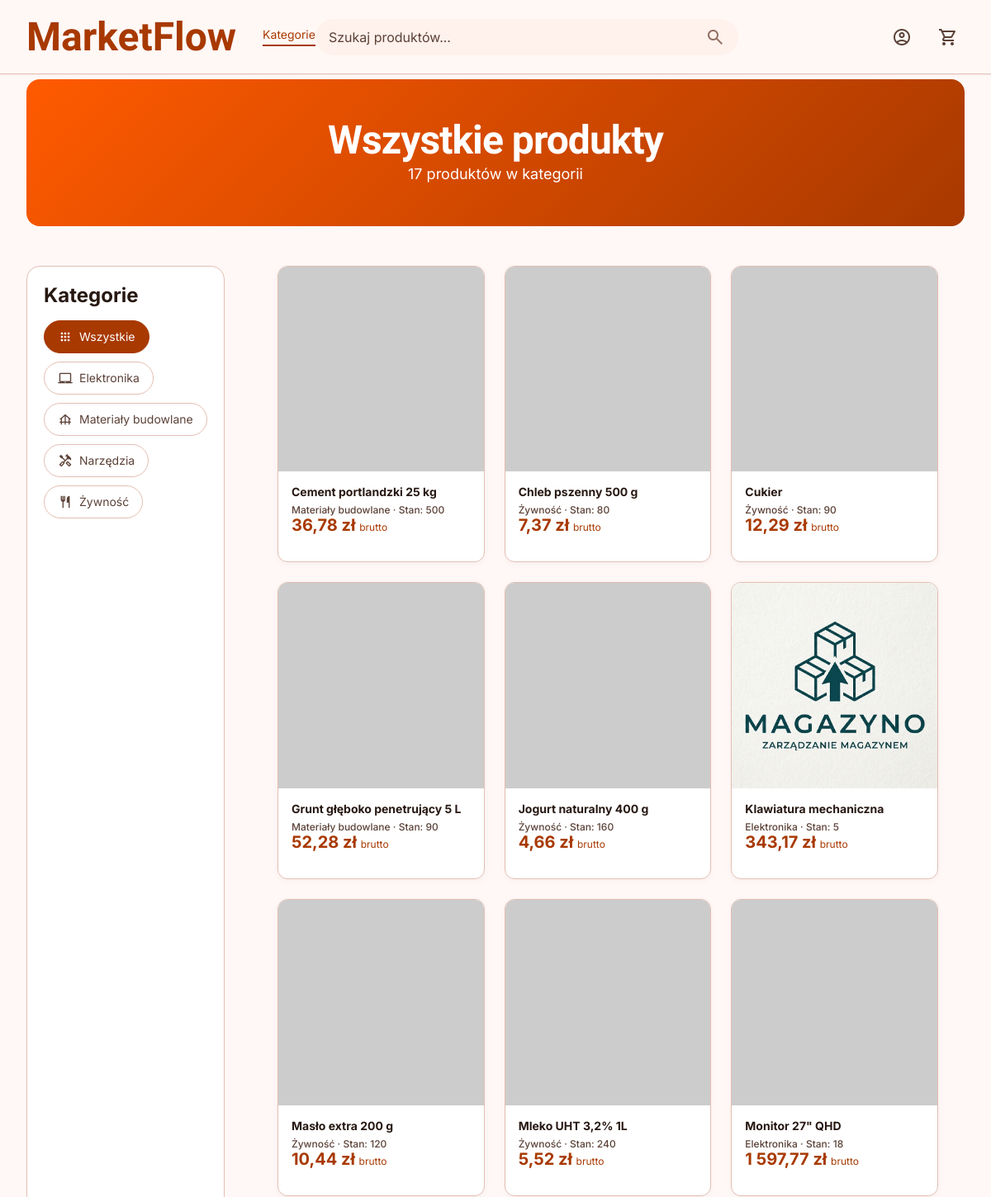
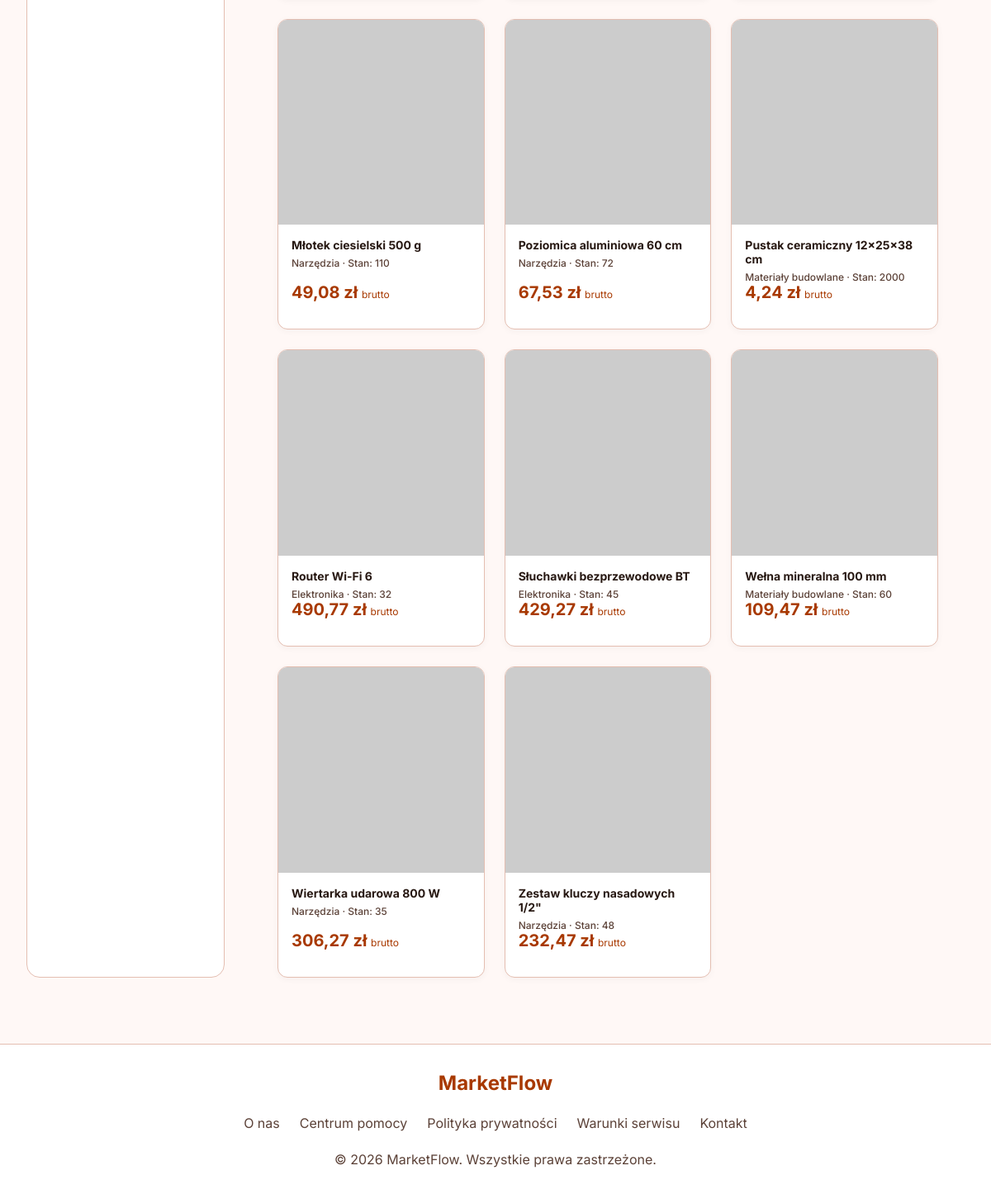
Screenshot of /ZZZ/public/category.php with the database file from the repository (2 pictures, top to bottom).
### tables this page shows
CREATE TABLE `product_categories` (
  `id` bigint(20) NOT NULL,
  `name` varchar(128) NOT NULL,
  `parent_id` bigint(20) DEFAULT NULL
);

CREATE TABLE `products` (
  `id` bigint(20) NOT NULL,
  `sku` varchar(64) NOT NULL,
  `name` varchar(255) NOT NULL,
  `description` text DEFAULT NULL,
  `image_path` varchar(255) DEFAULT NULL,
  `category_id` bigint(20) DEFAULT NULL,
  `unit` varchar(32) NOT NULL,
  `is_active` tinyint(1) NOT NULL DEFAULT 1,
  `created_at` timestamp NOT NULL DEFAULT current_timestamp(),
  `updated_at` timestamp NOT NULL DEFAULT current_timestamp() ON UPDATE current_timestamp(),
  `type` varchar(20) NOT NULL DEFAULT 'electronic',
  `warranty_months` int(11) DEFAULT NULL,
  `expiration_date` date DEFAULT NULL
);

CREATE TABLE `product_prices` (
  `id` bigint(20) NOT NULL,
  `product_id` bigint(20) NOT NULL,
  `price_list_id` bigint(20) NOT NULL,
  `price` decimal(18,4) NOT NULL,
  `min_quantity` decimal(18,3) NOT NULL DEFAULT 1.000,
  `valid_from` date DEFAULT NULL,
  `valid_to` date DEFAULT NULL
);

### ZZZ/includes/helpers.php (called while the page is built, shortened)
<?php
function e(?string $value): string
{
    return htmlspecialchars((string) $value, ENT_QUOTES, 'UTF-8');
}
function appConfig(string $key, mixed $default = null): mixed
{
    static $env = null;
    if ($env === null) {
        $root = dirname(__DIR__);
        $env = loadEnv($root . '/.env');
        if ($env === []) {
            $env = loadEnv($root . '/.env.example');
        }
    }
    return $env[$key] ?? $default;
}
function formatMoney(float $amount): string
{
    return number_format($amount, 2, ',', ' ') . ' zł';
}
function vatRate(): float
{
    return (float) appConfig('VAT_RATE', '0.23');
}
function grossFromNet(float $net): float
{
    return round($net * (1 + vatRate()), 2);
}
function productCountLabel(int $count): string
{
    $mod10 = $count % 10;
    return $count . ' produktów';
}
    return 'ORD-' . strtoupper(bin2hex(random_bytes(4)));
function productPlaceholderImage(string $name): string
{
    $text = rawurlencode(mb_substr($name, 0, 24));
    return 'https://via.placeholder.com/400x400?text=' . $text;
}
function productImageUrl(array $product): string
{
    $path = $product['image_path'] ?? null;
    if ($path) {
        return appUrl('/public/' . ltrim($path, '/'));
    }
    return productPlaceholderImage($product['name'] ?? 'Produkt');
}

### ZZZ/includes/repositories/ProductRepository.php (called while the page is built, shortened)
<?php
class ProductRepository
{
    public function findByCategory(?int $categoryId, ?string $type, int $limit = 50): array
    {
        $sql = 'SELECT p.*, c.name AS category_name
            FROM products p
            LEFT JOIN product_categories c ON c.id = p.category_id
            WHERE p.is_active = 1';
        $params = [];
        $sql .= ' ORDER BY p.name LIMIT ?';
        $params[] = $limit;
        $stmt = $this->pdo->prepare($sql);
        foreach ($params as $i => $param) {
            $type = is_int($param) ? PDO::PARAM_INT : PDO::PARAM_STR;
            $stmt->bindValue($i + 1, $param, $type);
        }
        $stmt->execute();
        return $stmt->fetchAll();
    }
    public function getPrice(int $productId, int $priceListId): ?float
    {
        $stmt = $this->pdo->prepare('SELECT price FROM product_prices
            WHERE product_id = ? AND price_list_id = ?
            ORDER BY min_quantity ASC LIMIT 1');
        $stmt->execute([$productId, $priceListId]);
        $price = $stmt->fetchColumn();
        return $price !== false ? (float) $price : null;
    }
    public function getAvailableStock(int $productId): float
    {
        $stmt = $this->pdo->prepare('SELECT COALESCE(SUM(quantity_on_hand - quantity_reserved), 0)
            FROM inventory_items WHERE product_id = ?');
        $stmt->execute([$productId]);
        return (float) $stmt->fetchColumn();
    }
}

### ZZZ/config/database.php (called while the page is built, shortened)
<?php
function loadEnv(string $path): array
{
    $env = [];
    if (!is_readable($path)) {
        return $env;
    }
    return $env;
}

### ZZZ/includes/bootstrap.php (called while the page is built, shortened)
<?php
require_once dirname(__DIR__) . '/config/database.php';
require_once __DIR__ . '/helpers.php';
require_once __DIR__ . '/repositories/ProductRepository.php';
require_once __DIR__ . '/repositories/CategoryRepository.php';
require_once __DIR__ . '/auth.php';
function appUrl(string $path = ''): string
{
    $base = rtrim((string) appConfig('APP_URL', ''), '/');
    return $base . $path;
}

### ZZZ/includes/repositories/CategoryRepository.php (called while the page is built, shortened)
<?php
class CategoryRepository
{
    public function allWithProductCounts(): array
    {
        return $this->pdo->query('SELECT c.*, COUNT(p.id) AS product_count
            FROM product_categories c
            LEFT JOIN products p ON p.category_id = c.id AND p.is_active = 1
            GROUP BY c.id
            ORDER BY c.name')->fetchAll();
    }
}

### ZZZ/includes/auth.php (called while the page is built, shortened)
<?php
function currentUser(): ?array
{
    if (empty($_SESSION['user_id'])) {
        return null;
    }
    $repo = new UserRepository(db());
    $user = $repo->findById((int) $_SESSION['user_id']);
    return $user ?: null;
}
function customerId(): ?int
{
    $user = currentUser();
    if (!$user || $user['customer_id'] === null) {
        return null;
    }
    return (int) $user['customer_id'];
}
function priceListIdForUser(): int
{
    $cid = customerId();
    return 1;
}

### ZZZ/public/category.php (the view, shortened to what this page needs)
<?php
require_once dirname(__DIR__) . '/includes/bootstrap.php';
$productRepo = new ProductRepository($pdo);
$categoryRepo = new CategoryRepository($pdo);
$priceListId = priceListIdForUser();
$categoryId = isset($_GET['category_id']) ? (int) $_GET['category_id'] : null;
$category = $categoryId ? $categoryRepo->findById($categoryId) : null;
$products = $productRepo->findByCategory($categoryId ?: null, null);
$categories = $categoryRepo->allWithProductCounts();
$title = $category['name'] ?? 'Wszystkie produkty';
require dirname(__DIR__) . '/includes/layout/storefront_header.php';
?>
<main class="page-container">
    <div class="category-hero">
        <h1 class="font-display-lg"><?= e($title) ?></h1>
        <p class="font-body-lg"><?= e(productCountLabel(count($products))) ?> w kategorii</p>
    </div>
    <div class="category-layout">
        <aside class="sidebar category-sidebar">
            <strong class="category-sidebar__title">Kategorie</strong>
            <div class="category-filters">
                <a href="<?= e(appUrl('/public/category.php')) ?>" class="category-filter <?= !$categoryId ? 'is-active' : '' ?>">
                    <span class="material-symbols-outlined category-filter__icon">apps</span>
                    Wszystkie
                </a>
                <?php foreach ($categories as $cat):
                    $meta = categoryPresentation($cat['name']);
                ?>
                <a href="<?= e(appUrl('/public/category.php?category_id=' . $cat['id'])) ?>"
                   class="category-filter <?= $categoryId === (int) $cat['id'] ? 'is-active' : '' ?>">
                    <span class="material-symbols-outlined category-filter__icon"><?= e($meta['icon']) ?></span>
                    <?= e($cat['name']) ?>
                </a>
                <?php endforeach; ?>
            </div>
        </aside>
        <div style="flex:1;min-width:0;">
            <?php if ($products === []): ?>
                <div class="empty-state">
                    <span class="material-symbols-outlined">inventory_2</span>
                    <p class="font-body-lg">Brak produktów w tej kategorii.</p>
                    <a href="<?= e(appUrl('/public/category.php')) ?>" style="color:var(--primary);font-weight:600;">Zobacz wszystkie produkty</a>
                </div>
            <?php else: ?>
                <div class="products-grid">
                    <?php foreach ($products as $product):
                        $price = $productRepo->getPrice((int) $product['id'], $priceListId);
                        $stock = $productRepo->getAvailableStock((int) $product['id']);
                    ?>
                    <div class="product-card" onclick="location.href='<?= e(appUrl('/public/product.php?id=' . $product['id'])) ?>'">
                        <div class="product-image">
                            <img src="<?= e(productImageUrl($product)) ?>" alt="<?= e($product['name']) ?>">
                        </div>
                        <div class="product-info">
                            <h3 class="product-name"><?= e($product['name']) ?></h3>
                            <p class="font-label-sm" style="color:var(--on-surface-variant);"><?= e($product['category_name'] ?? typeLabel($product['type'])) ?> · Stan: <?= e((string) $stock) ?></p>
                            <?php if ($price !== null): ?>
                                <?php if (customerId()): ?>
                                    <p class="product-price"><?= e(formatMoney($price)) ?> <small style="font-size:12px;font-weight:400;">netto</small></p>
                                <?php else: ?>
                                    <p class="product-price"><?= e(formatMoney(grossFromNet($price))) ?> <small style="font-size:12px;font-weight:400;">brutto</small></p>
                                <?php endif; ?>
                            <?php else: ?>
                            <p class="product-price" style="color:var(--on-surface-variant);">Brak ceny</p>
                            <?php endif; ?>
                        </div>
                    </div>
                    <?php endforeach; ?>
                </div>
            <?php endif; ?>
        </div>
    </div>
</main>
<?php require dirname(__DIR__) . '/includes/layout/storefront_footer.php'; ?>

### rows the page displays
product_categories: name "Elektronika"
product_categories: name "Materiały budowlane"
product_categories: name "Narzędzia"
product_categories: name "Żywność"
products: name "Cement portlandzki 25 kg", category.name "Materiały budowlane", stock "500", id.price "36,78 zł"
products: name "Chleb pszenny 500 g", category.name "Żywność", stock "80", id.price "7,37 zł"
products: name "Cukier", category.name "Żywność", stock "90", id.price "12,29 zł"
products: name "Grunt głęboko penetrujący 5 L", category.name "Materiały budowlane", stock "90", id.price "52,28 zł"
products: name "Jogurt naturalny 400 g", category.name "Żywność", stock "160", id.price "4,66 zł"
products: image_path (picture), name "Klawiatura mechaniczna", category.name "Elektronika", stock "5", id.price "343,17 zł"
products: name "Masło extra 200 g", category.name "Żywność", stock "120", id.price "10,44 zł"
products: name "Mleko UHT 3,2% 1L", category.name "Żywność", stock "240", id.price "5,52 zł"
products: name "Monitor 27\" QHD", category.name "Elektronika", stock "18", id.price "1 597,77 zł"
products: name "Młotek ciesielski 500 g", category.name "Narzędzia", stock "110", id.price "49,08 zł"
products: name "Poziomica aluminiowa 60 cm", category.name "Narzędzia", stock "72", id.price "67,53 zł"
products: name "Pustak ceramiczny 12x25x38 cm", category.name "Materiały budowlane", stock "2000", id.price "4,24 zł"
products: name "Router Wi-Fi 6", category.name "Elektronika", stock "32", id.price "490,77 zł"
products: name "Słuchawki bezprzewodowe BT", category.name "Elektronika", stock "45", id.price "429,27 zł"
products: name "Wełna mineralna 100 mm", category.name "Materiały budowlane", stock "60", id.price "109,47 zł"
products: name "Wiertarka udarowa 800 W", category.name "Narzędzia", stock "35", id.price "306,27 zł"
products: name "Zestaw kluczy nasadowych 1/2\"", category.name "Narzędzia", stock "48", id.price "232,47 zł"

### other values shown
$title "Wszystkie produkty"
productCountLabel(count($products)) "17 produktów"
